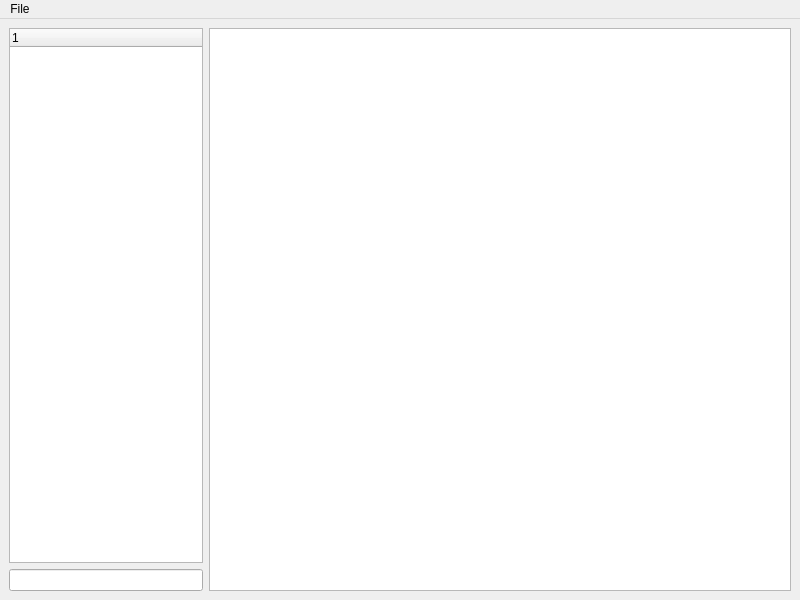
<?xml version="1.0" encoding="UTF-8"?>
<ui version="4.0">
 <class>MainWindow</class>
 <widget class="QMainWindow" name="MainWindow">
  <property name="geometry">
   <rect>
    <x>0</x>
    <y>0</y>
    <width>800</width>
    <height>600</height>
   </rect>
  </property>
  <property name="windowTitle">
   <string>MainWindow</string>
  </property>
  <widget class="QWidget" name="centralwidget">
   <layout class="QGridLayout" name="gridLayout">
    <item row="0" column="0" rowspan="2">
     <widget class="QTreeWidget" name="treeWidget">
      <property name="sizePolicy">
       <sizepolicy hsizetype="Expanding" vsizetype="Expanding">
        <horstretch>2</horstretch>
        <verstretch>0</verstretch>
       </sizepolicy>
      </property>
      <column>
       <property name="text">
        <string notr="true">1</string>
       </property>
      </column>
     </widget>
    </item>
    <item row="2" column="0">
     <widget class="QLineEdit" name="tFilter"/>
    </item>
    <item row="0" column="1" rowspan="3" colspan="2">
     <widget class="QTextBrowser" name="textBrowser">
      <property name="sizePolicy">
       <sizepolicy hsizetype="Expanding" vsizetype="Expanding">
        <horstretch>3</horstretch>
        <verstretch>0</verstretch>
       </sizepolicy>
      </property>
     </widget>
    </item>
   </layout>
  </widget>
  <widget class="QMenuBar" name="menubar">
   <property name="geometry">
    <rect>
     <x>0</x>
     <y>0</y>
     <width>800</width>
     <height>21</height>
    </rect>
   </property>
   <widget class="QMenu" name="menuFile">
    <property name="title">
     <string>File</string>
    </property>
    <addaction name="actionOpen"/>
   </widget>
   <addaction name="menuFile"/>
  </widget>
  <action name="actionOpen">
   <property name="text">
    <string>Open</string>
   </property>
  </action>
 </widget>
 <resources/>
 <connections/>
</ui>
